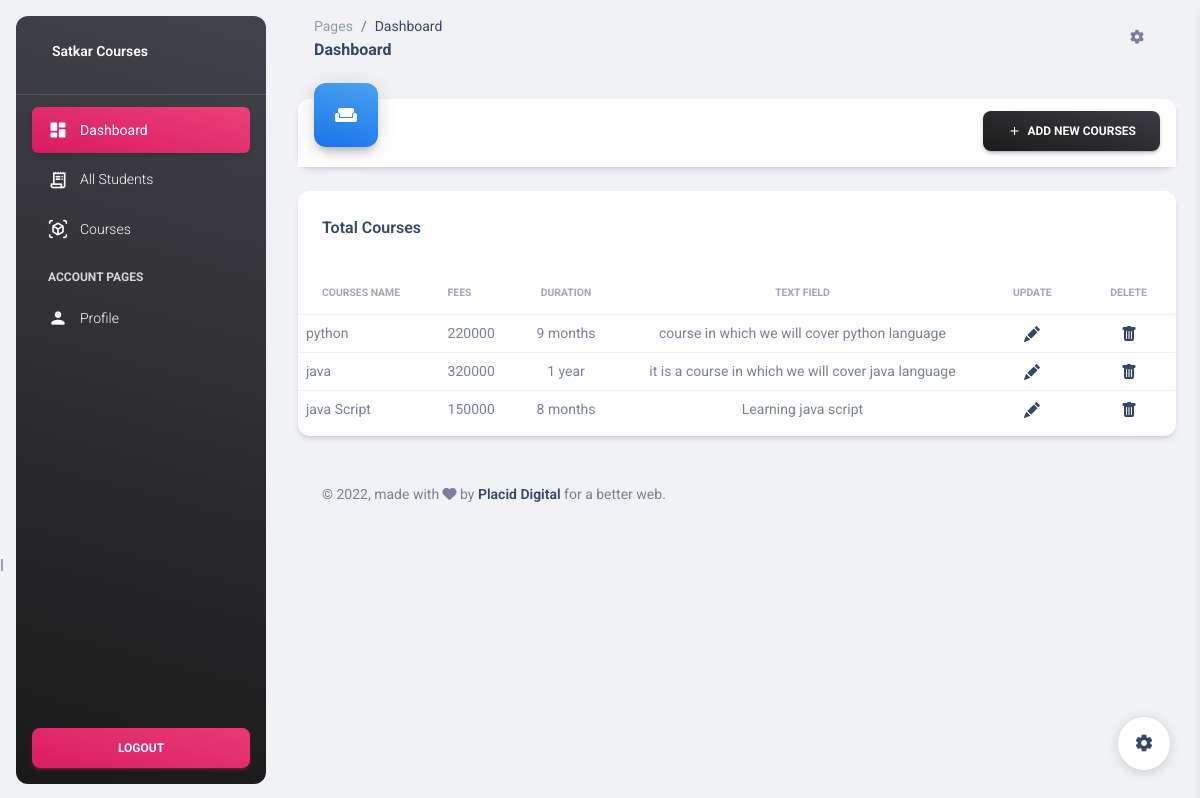
The page /course on the database its author committed.
### home/models.py (models this page shows, shortened)
class Course(models.Model):
    Name=models.CharField(max_length=20)
    Fees=models.IntegerField()
    Duration=models.CharField(max_length=20)
    TextField=models.CharField(max_length=20)
    is_active=models.BooleanField(default=True)

### home/views.py (the view)
# urls.py: path('course', views.course, name='course'),
def course (request):
    data=Course.objects.all()
    return render(request,'course.html',{'data':data})

### home/templates/course.html (shortened to what this page needs)
{%load static%}
<!DOCTYPE html>
<html lang="en">
<head>
  <link href="css/nucleo-icons.css" rel="stylesheet" />
  <link href="css/nucleo-svg.css" rel="stylesheet" />
  <link id="pagestyle" href="css/material-dashboard.css?v=3.0.0" rel="stylesheet" />
  <link rel="stylesheet" href="{%static 'css/material-dashboard.css'%}">
</head>
<body class="g-sidenav-show  bg-gray-200">
  <aside
    class="sidenav navbar navbar-vertical navbar-expand-xs border-0 border-radius-xl my-3 fixed-start ms-3   bg-gradient-dark"
    id="sidenav-main">
    <div class="sidenav-header">
      <a class="navbar-brand m-0" href=" " target="_blank">
        <span class="ms-1 font-weight-bold text-white">Satkar Courses</span>
      </a>
    </div>
    <hr class="horizontal light mt-0 mb-2">
    <div class="collapse navbar-collapse  w-auto  max-height-vh-100" id="sidenav-collapse-main">
      <ul class="navbar-nav">
        <li class="nav-item">
          <a class="nav-link text-white active bg-gradient-primary" href="dashboard">
            <div class="text-white text-center me-2 d-flex align-items-center justify-content-center">
              <i class="material-icons opacity-10">dashboard</i>
            </div>
            <span class="nav-link-text ms-1">Dashboard</span>
          </a>
        </li>
        <li class="nav-item">
          <a class="nav-link text-white " href="students">
            <div class="text-white text-center me-2 d-flex align-items-center justify-content-center">
              <i class="material-icons opacity-10">receipt_long</i>
            </div>
            <span class="nav-link-text ms-1">All Students</span>
          </a>
        </li>
        <li class="nav-item">
          <a class="nav-link text-white " href="course">
            <div class="text-white text-center me-2 d-flex align-items-center justify-content-center">
              <i class="material-icons opacity-10">view_in_ar</i>
            </div>
            <span class="nav-link-text ms-1">Courses</span>
          </a>
        </li>
        <li class="nav-item mt-3">
          <h6 class="ps-4 ms-2 text-uppercase text-xs text-white font-weight-bolder opacity-8">Account pages</h6>
        </li>
        <li class="nav-item">
          <a class="nav-link text-white " href="profile.html">
            <div class="text-white text-center me-2 d-flex align-items-center justify-content-center">
              <i class="material-icons opacity-10">person</i>
            </div>
            <span class="nav-link-text ms-1">Profile</span>
          </a>
        </li>
      </ul>
    </div>
    <div class="sidenav-footer position-absolute w-100 bottom-0 ">
      <div class="mx-3">
        <a class="btn bg-gradient-primary mt-4 w-100" href="lgout" type="button">Logout</a>
      </div>
    </div>
  </aside>
  <main class="main-content position-relative max-height-vh-100 h-100 border-radius-lg ">
    <nav class="navbar navbar-main navbar-expand-lg px-0 mx-4 shadow-none border-radius-xl" id="navbarBlur"
      navbar-scroll="true">
      <div class="container-fluid py-1 px-3">
        <nav aria-label="breadcrumb">
          <ol class="breadcrumb bg-transparent mb-0 pb-0 pt-1 px-0 me-sm-6 me-5">
            <li class="breadcrumb-item text-sm"><a class="opacity-5 text-dark" href="javascript:;">Pages</a></li>
            <li class="breadcrumb-item text-sm text-dark active" aria-current="page">Dashboard</li>
          </ol>
          <h6 class="font-weight-bolder mb-0">Dashboard</h6>
        </nav>
        <div class="collapse navbar-collapse mt-sm-0 mt-2 me-md-0 me-sm-4" id="navbar">
          <ul class="navbar-nav  justify-content-end">
            <li class="nav-item px-3 d-flex align-items-center">
              <a href="javascript:;" class="nav-link text-body p-0">
                <i class="fa fa-cog fixed-plugin-button-nav cursor-pointer"></i>
              </a>
            </li>
          </ul>
        </div>
      </div>
    </nav>
    <div class="container-fluid py-4">
      <div class="row">
        <div class="col-xl-12 col-sm-6 mb-xl-0 mb-4">
          <div class="card">
            <div class="card-header p-3 pt-2">
              <div
                class="icon icon-lg icon-shape bg-gradient-info shadow-dark text-center border-radius-xl mt-n4 position-absolute">
                <i class="material-icons opacity-10">weekend</i>
              </div>
              <div class="text-end pt-1">
                <a class="btn bg-gradient-dark mb-0" href="javascript:;" data-bs-toggle="modal" data-bs-target="#exampleModal"><i
                    class="material-icons text-sm">add</i>&nbsp;&nbsp;Add New Courses</a>
              </div>
            </div>
          </div>
        </div>
      </div>
      <div class="row mt-4 mb-4">
        <div class="col-lg-12 col-md-6 mb-md-0 mb-4">
          <div class="card">
            <div class="card-header pb-0">
              <div class="row">
                <div class="col-lg-6 col-7">
                  <h6>Total Courses</h6>
                </div>
              </div>
            </div>
            <div class="card-body px-0 pb-2">
              <div class="table-responsive">
                <table class="table align-items-center mb-0">
                  <thead>
                    <tr>
                      <th class="text-uppercase text-secondary text-xxs font-weight-bolder opacity-7">Courses Name</th>
                      <th class="text-uppercase text-secondary text-xxs font-weight-bolder opacity-7 ps-2">Fees
                      </th>
                      <th class="text-center text-uppercase text-secondary text-xxs font-weight-bolder opacity-7">
                        Duration</th>
                      <th class="text-center text-uppercase text-secondary text-xxs font-weight-bolder opacity-7">
                        Text Field</th>
                      <th class="text-center text-uppercase text-secondary text-xxs font-weight-bolder opacity-7">
                        Update</th>
                      <th class="text-center text-uppercase text-secondary text-xxs font-weight-bolder opacity-7">
                        Delete</th>
                    </tr>
                  </thead>
                  <tbody>
                    {% for i in data%}
                    <tr>
                      <td class="align-middle text-sm">{{i.Name}}</td>
                      <td class="align-middle text-sm">{{i.Fees}}</td>
                      <td class="align-middle text-center text-sm">{{i.Duration}}</td>
                      <td class="text-center text-sm">{{i.TextField}}</td>
                      <td class="text-center text-sm"><a href="/update_course_page/{{i.id}}/"><span></a></td>
                      <td class="text-center text-sm"><a href="delete_course?cid={{i.id}}"><span></span></a></td>
                    </tr>
                    {%endfor%}
                  </tbody>
                </table>
              </div>
            </div>
          </div>
        </div>
      </div>
      <footer class="footer py-4  ">
        <div class="container-fluid">
          <div class="row align-items-center justify-content-lg-between">
            <div class="col-lg-6 mb-lg-0 mb-4">
              <div class="copyright text-center text-sm text-muted text-lg-start">
                ©
                ,
                made with <i class="fa fa-heart"></i> by
                <a href="https://www.placiddigital.com" class="font-weight-bold" target="_blank">Placid Digital</a>
                for a better web.
              </div>
            </div>
          </div>
        </div>
      </footer>
    </div>
  </main>
  <div class="fixed-plugin">
    <a class="fixed-plugin-button text-dark position-fixed px-3 py-2">
      <i class="material-icons py-2">settings</i>
    </a>
  </div>
  <script src="{%static 'js/core/bootstrap.min.js'%}"></script>l
</body>
</html>

### home/static/css/nucleo-svg.css (style rules this page uses)
.icon { display: inline-block; color: #111111; height: 1em; width: 1em; }
.icon-lg { height: 1.6em; width: 1.6em; }
.icon { fill: currentColor; stroke: none; }

### rows shown on the page
Course: Name "python", Fees "220000", Duration "9 months", TextField "course in which we will cover python language"
Course: Name "java", Fees "320000", Duration "1 year", TextField "it is a course in which we will cover java language"
Course: Name "java Script", Fees "150000", Duration "8 months", TextField "Learning java script"
